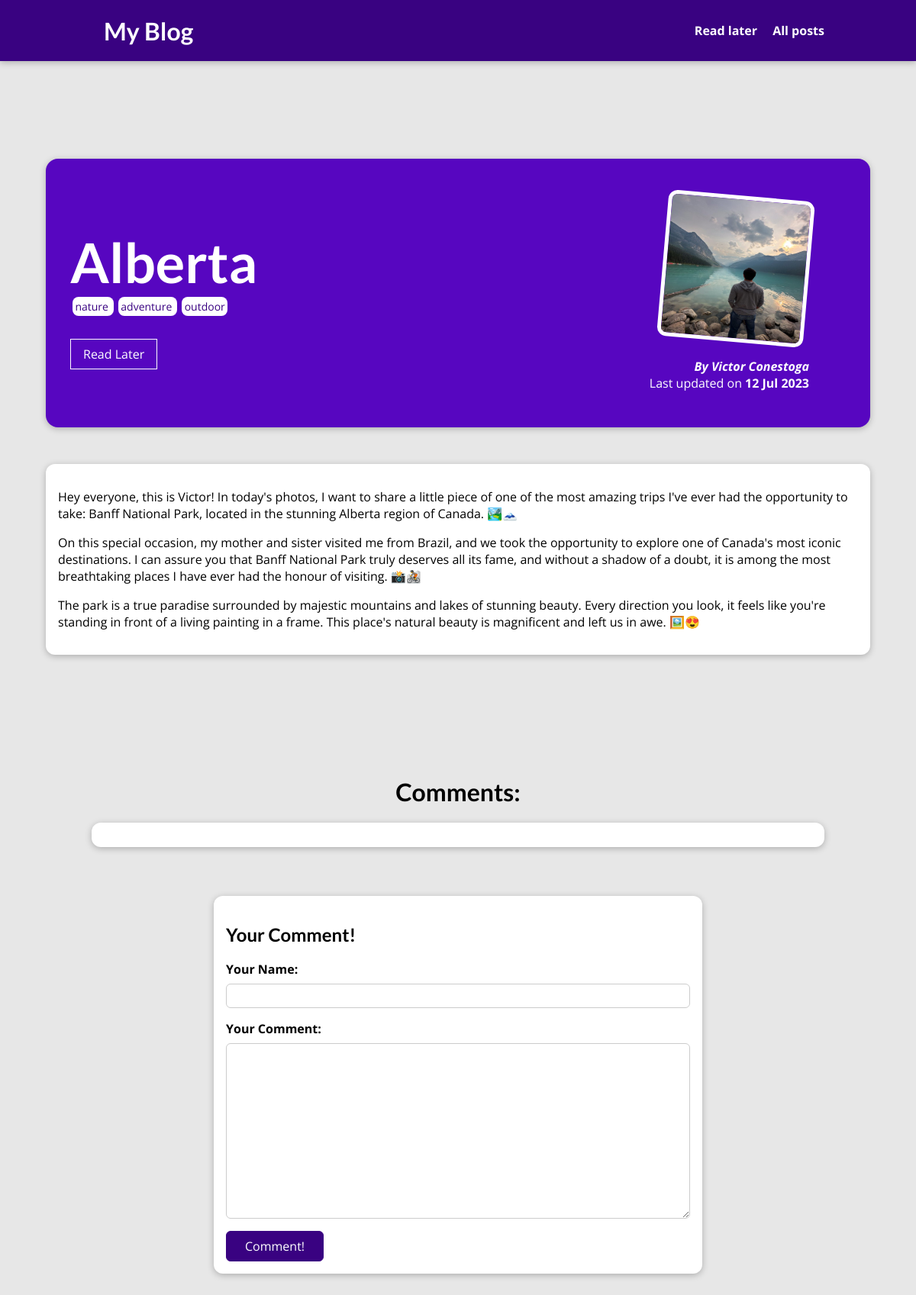
Screenshot of /posts/alberta with the database file from the repository.
### blog/models.py (models this page shows, shortened)
class Post(models.Model):
    author = models.ForeignKey(
        Author, on_delete=models.SET_NULL, null=True, related_name="posts")
    title = models.CharField(max_length=50)
    date = models.DateTimeField()
    image = models.ImageField(
        upload_to="images", height_field=None, width_field=None, max_length=100)
    excerpt = models.CharField(max_length=150)
    tag = models.ManyToManyField(Tag, blank=True, db_index=True)
    content = models.TextField()
    slug = models.SlugField(unique=True, db_index=True)

class Tag(models.Model):
    name = models.SlugField(max_length=50)

class Author(models.Model):
    first_name = models.CharField(max_length=20)
    last_name = models.CharField(max_length=20)
    email = models.EmailField(max_length=50)
    adress = models.CharField(max_length=50)
    def full_name(self):
        return f"{self.first_name} {self.last_name} "
    def __str__(self):
        return self.full_name()

### blog/views.py (the view, shortened to what this page needs)
# urls.py: path("posts/<slug>", views.BlogPostView.as_view(), name = 'blog-post'),
class BlogPostView(View):
    def is_stored_post(self, request, post_id):
        stored_posts = request.session.get("stored_posts")
        if stored_posts is not None:
            is_saved_for_later =  post_id in stored_posts
        else:
            is_saved_for_later = False
        return is_saved_for_later
    def get(self, request, slug):
        identified_post = Post.objects.get(slug = slug) #if you want the 404 error: "get_object_or_404(Post,slug=slug)" need to import it
        all_comments = Commentary.objects.filter(post = identified_post).order_by("-date")
        context = {
            'post': identified_post,
            'tags': identified_post.tag.all(),
            "comment" : CommentForm(),
            "all_comments": all_comments,
            "is_saved_for_later": self.is_stored_post(request, identified_post.id),
        }
        return render (request, 'blog/blog_post.html',context)

### blog/forms.py
class CommentForm(ModelForm):
    class Meta:
        model = Commentary
        exclude = ["post","date"]
        labels = {
            "author": "Your Name",
            "content": "Your Comment",
        }
        error_messages = {
            "author": {
                "required": "You must enter a name",
                "max_lenght": "Please enter a shorter name",
            },
            "content": {
                "required": "You must enter a comment",
                "max_lenght": "Please enter a shorter comment",
            },
        }

### blog/templates/blog/blog_post.html (shortened to what this page needs)
{% extends 'layout.html' %}
{% load static %}
{% block css_file %}
<link rel="stylesheet" href="{% static 'blog/blog_post.css' %}">
{% endblock css_file %}
{% block content %}
<section id='summary'>
    <h2>{{post.title}}</h2>
    <div>
        {% for tag in tags %}
            <span class="tag"> {{ tag.name }} </span>
        {% endfor %}
    </div>
<div id="read-later">
    <form action="{% url "read-later" %}" method="POST">
        <button>
            {%if is_saved_for_later%}
            Remove from Read Later
            {%else%}
            Read Later
            {%endif%}
        </button>
    </form>
</div>
    <article>
        <img src="{{post.image.url}}" alt="{{post.title}}">
        <address>By <a href="mailto:{{post.author.email}}">{{post.author|title}}</a></address>
        <div id="last-updated">
            Last updated on <time> {{post.date|date:"d M Y"}}</time>
        </div>
    </article>
</section>
<main>
    {{post.content|linebreaks}}
</main>
<h1 id="comments-header">Comments:</h1>
<section id = "comments">
</section>
<section id="comment-form">
    <h2>Your Comment!</h2>
    <form action="{% url 'blog-post' post.slug%}" method="POST">
        {% for field in comment%}
            <div class="form-control {% if field.errors %}invalid{% endif %}">
                {{field.label_tag}}
                {{field}}
            </div>
        {%endfor%}
        <button type="submit">Comment!</button>
    </form>
</section>
{% endblock content %}

### static/global.css (style rules this page uses)
* { box-sizing: border-box; }
html { font-family: 'Open Sans', 'Lato', sans-serif; }
body { margin: 0; }
h1, h2, h3 { font-family: 'Lato', sans-serif; font-weight: bold; }

### blog/static/blog/blog_post.css (style rules this page uses)
body { background-color: #e7e7e7; }
#summary { margin: 8rem auto 3rem auto; padding: 2rem; width: 90%; max-width: 90rem; border-radius: 16px; background-color: #5706c0; position: relative; box-shadow: 0 2px 8px rgba(0, 0, 0, 0.25); height: 22rem; }
#comments-header { text-align:center; margin-top:10rem }
#summary h2 { color: white; font-size: 4.5rem; margin-bottom: 0.25rem; }
#summary article { position: absolute; top: 2rem; right: 3rem; padding: 1rem 2rem; border-radius: 12px; text-align: right; color: white; }
#summary article img { width: 12rem; height: 12rem; border-radius: 12px; transform: rotateZ(5deg); border: 5px solid white; margin-bottom: 1rem; }
#summary address { font-weight: bold; }
#summary a { color: white; text-decoration: none; }
#summary time { font-weight: bold; }
main { width: 90%; max-width: 90rem; margin: 3rem auto; background-color: white; padding: 1rem; border-radius: 12px; box-shadow: 0 2px 8px rgba(0, 0, 0, 0.25); }
.tag { background-color: white; color: #390281; padding: 0.2rem; border-radius: 8px; margin: 0 0.2rem; font-size: 14px; }
#read-later { margin: 2rem 0; }
#read-later button { background-color: transparent; border: 1px solid white; padding: 0.5rem 1rem; font: inherit; color:white; cursor: pointer; }
#comment-form { margin: 3rem auto; width: 90%; max-width: 40rem; border-radius: 12px; background-color: white; box-shadow: 0 2px 8px rgba(0, 0, 0, 0.25); padding: 1rem; }
#comment-form button { font: inherit; background-color: #390281; color: white; border: 1px solid #390281; padding: 0.5rem 1.5rem; border-radius: 6px; cursor: pointer; }
.form-control { margin-bottom: 1rem; }
.form-control label { font-weight: bold; margin-bottom: 0.5rem; display: block; }
.form-control input, .form-control textarea { display: block; width: 100%; font: inherit; padding: 0.25rem; border-radius: 6px; border: 1px solid #ccc; }
#comments { margin: 1rem auto 4rem auto; width: 90%; max-width: 60rem; border-radius: 12px; background-color: white; box-shadow: 0 2px 8px rgba(0, 0, 0, 0.25); padding: 1rem 2rem; }

### rows the page displays
Post: title "Alberta", image (picture), author "Victor Conestoga", date "12 Jul 2023", content "Hey everyone, this is Victor! In today's photos, I want to share a little piece of one of the most amazing trips I've ever had the opportunity to take: Banff National Park, located in the stunning Alberta region of Canada. 🏞️🗻 On this special occasion, my mother and sister visited me from Brazil, and we took the opportunity to explore one of Canada's most iconic destinations. I can assure you that Banff National Park truly deserves all its fame, and without a shadow of a doubt, it is among the most breathtaking places I have ever had the honour of visiting. 📸🚵 The park is a true paradise surrounded by majestic mountains and lakes of stunning beauty. Every direction you look, it feels like…"
Tag: name "nature"
Tag: name "adventure"
Tag: name "outdoor"

### other values shown
{{ field.label_tag }} "Your Name:" "Your Comment:"
